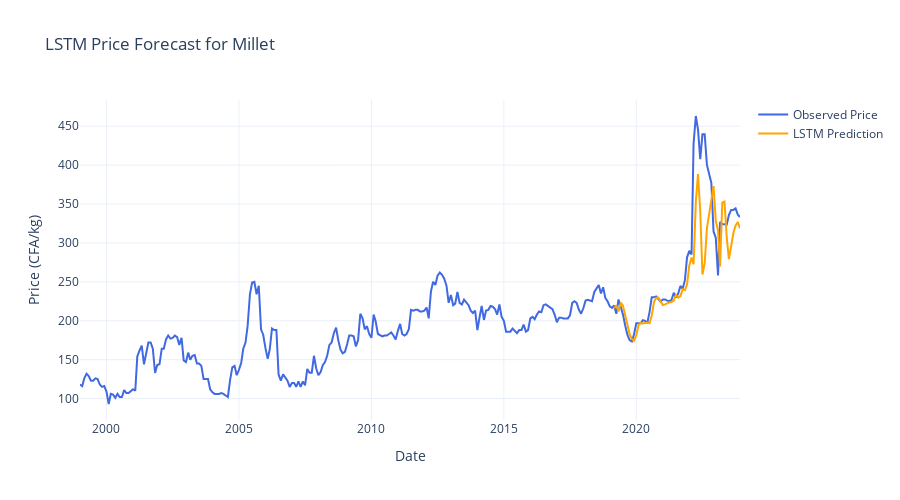

Source (notebook cell):
### Code cell
# %% [11] — Interactive full timeline plot (actual + prediction)
full_data_inv = scaler.inverse_transform(data_scaled)
predicted_full = np.empty_like(full_data_inv)
predicted_full[:] = np.nan
predicted_full[window_size + split:window_size + split + len(y_pred_inv)] = y_pred_inv

dates = df_ts.index

fig = go.Figure()
fig.add_trace(go.Scatter(x=dates, y=full_data_inv.flatten(), mode='lines',
                         name='Observed Price', line=dict(color='royalblue')))
fig.add_trace(go.Scatter(x=dates, y=predicted_full.flatten(), mode='lines',
                         name='LSTM Prediction', line=dict(color='orange')))

fig.update_layout(title='LSTM Price Forecast for Millet',
                  xaxis_title='Date', yaxis_title='Price (CFA/kg)',
                  template='plotly_white', height=500)
fig.show()

### Figure 1 — Plotly figure (JSON) as saved in the notebook; plotly's stock layout.template omitted (floating-point values rounded to 4 significant figures; data arrays with more than 128 entries replaced by an {"elided": "..."} marker saying what was removed)
{"data": [{"line": {"color": "royalblue"}, "mode": "lines", "name": "Observed Price", "type": "scatter", "x": {"elided": "300 str values"}, "y": {"elided": "300 float values"}}, {"line": {"color": "orange"}, "mode": "lines", "name": "LSTM Prediction", "type": "scatter", "x": {"elided": "300 str values"}, "y": {"elided": "300 float values"}}], "layout": {"height": 500, "title": {"text": "LSTM Price Forecast for Millet"}, "xaxis": {"title": {"text": "Date"}}, "yaxis": {"title": {"text": "Price (CFA/kg)"}}}}
